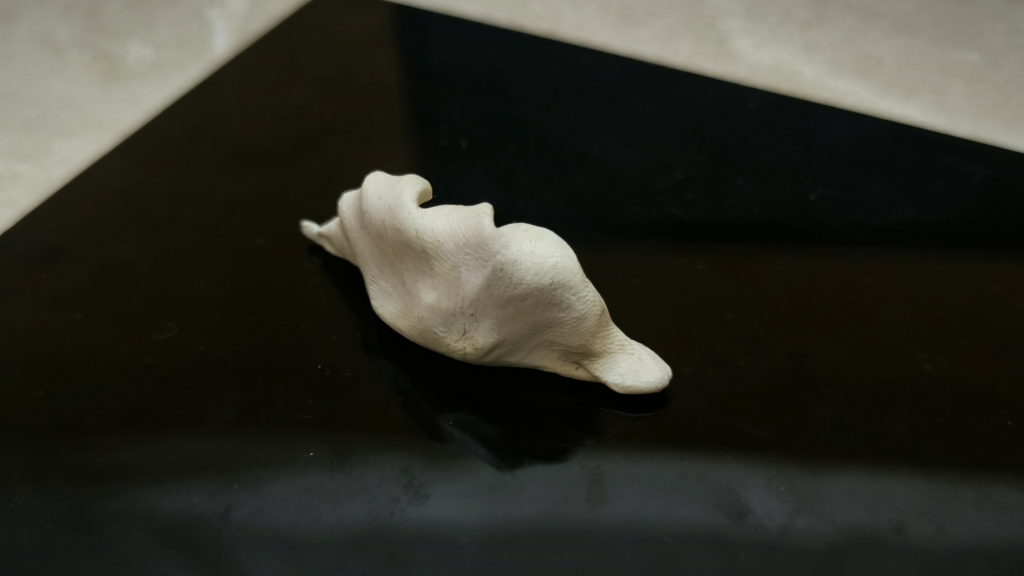
#> input picture images/img_01.jpg, 4096 x 2304 px, given as the content of the folder ../images/img_01.jpg, which was not available (shown at 1/4 size)
$ python make_masks.py ../images/img_01.jpg
#> lines starting #> are read from the running program, lines starting #| are printed output that depends on the picture; after the words box and inside, x2 and y2 are one past the last pixel; in counts of white or black regions, pixels touching at a corner belong together
#!/usr/bin/env python3
"""Segment the clay object from each photo (white object on black tablet).

The photos look like the object/tablet was rotated between shots (turntable style),
so the background (counter, room-light bokeh, mirror reflections) is NOT rigid
with the object. We mask everything except the object so that SfM and MVS only
use object pixels.

Method: IS-Net salient-object segmentation (rembg), then remove dark pixels
(the black mirror reflection under the object) and keep the largest blob.

Outputs:
  masks/<name>.png          binary mask (255 = object), full resolution
  work/mask_preview.jpg     contact sheet for visual checking
"""
import sys
from pathlib import Path

import cv2
import numpy as np


_SESSION = None


def segment(img):
    """rembg (IS-Net) saliency mask -> largest blob -> drop mirror reflection."""
    global _SESSION
    from rembg import new_session, remove
    if _SESSION is None:
        _SESSION = new_session("isnet-general-use")
    h, w = img.shape[:2]
    s = 1024 / max(h, w)
    small = cv2.resize(img, None, fx=s, fy=s, interpolation=cv2.INTER_AREA)
    alpha = remove(cv2.cvtColor(small, cv2.COLOR_BGR2RGB), session=_SESSION, only_mask=True)
    alpha = np.asarray(alpha)
    m = (alpha > 127).astype(np.uint8) * 255
    # the mirror reflection on the black tablet is dark: drop very dark pixels
    gray = cv2.cvtColor(small, cv2.COLOR_BGR2GRAY)
    m[gray < 60] = 0
    # warm bokeh discs from room lights are saturated; the clay is not
    hsv = cv2.cvtColor(small, cv2.COLOR_BGR2HSV)
    m[(hsv[..., 1] > 100) & (hsv[..., 2] > 140)] = 0
    m = cv2.morphologyEx(m, cv2.MORPH_OPEN, np.ones((9, 9), np.uint8))
    n, lab, stats, _ = cv2.connectedComponentsWithStats(m, 8)
    if n <= 1:
        raise RuntimeError("no object found")
    m = np.where(lab == 1 + np.argmax(stats[1:, cv2.CC_STAT_AREA]), 255, 0).astype(np.uint8)
    cnts, _ = cv2.findContours(m, cv2.RETR_EXTERNAL, cv2.CHAIN_APPROX_NONE)
    m = cv2.drawContours(np.zeros_like(m), cnts, -1, 255, cv2.FILLED)
    return cv2.resize(m, (w, h), interpolation=cv2.INTER_LINEAR) > 127


def main(img_dir="images", out_dir="masks", preview="work/mask_preview.jpg", max_tiles="24"):
#> called with img_dir = '../images/img_01.jpg', out_dir = 'masks', preview = 'work/mask_preview.jpg', max_tiles = '24'
    out = Path(out_dir)
    out.mkdir(exist_ok=True)
    tiles = []
    for p in sorted(Path(img_dir).glob("*.jpg")):
        img = cv2.imread(str(p))
#> img is the input picture: shape (2304, 4096, 3); mean B, G, R 40.1, 48.5, 48.7
        if (out / f"{p.stem}.png").exists():
            m = cv2.imread(str(out / f"{p.stem}.png"), cv2.IMREAD_GRAYSCALE) > 127
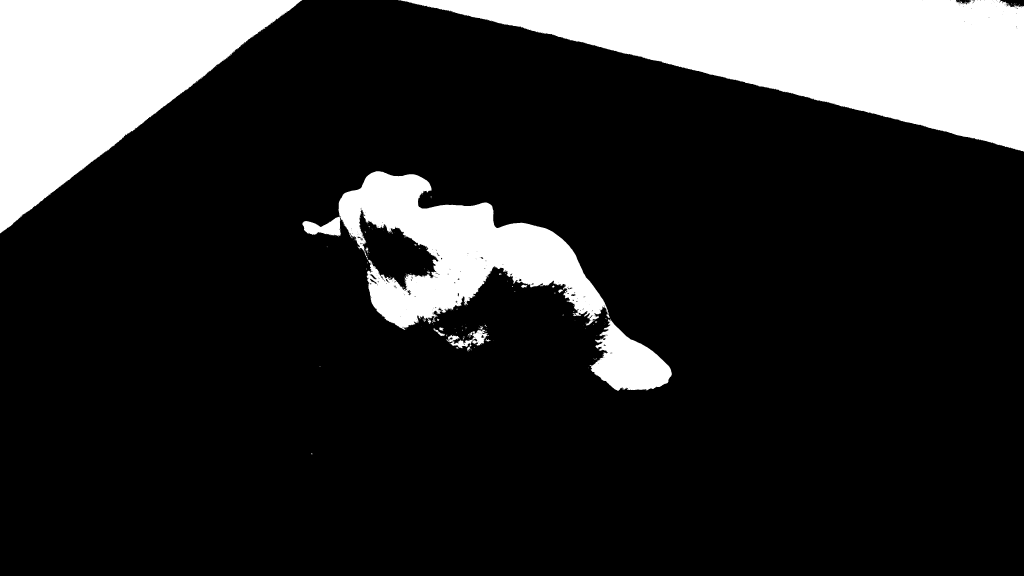
#> m: shape (2304, 4096) bool (shown at 1/4 size); 17.7% white; 286 white regions (259 under 20 px), largest, box (x1, y1, x2, y2) and area: (1602, 0, 4096, 606) 742202, (0, 0, 1209, 933) 562378, (1210, 685, 2440, 1320) 301984
        else:
            try:
                m = segment(img)
            except RuntimeError as e:
                print(p.name, "SKIPPED:", e, flush=True)
                continue
        mm = (m * 255).astype(np.uint8)
#> mm: shape (2304, 4096); 17.7% white; 286 white regions (259 under 20 px)
        cv2.imwrite(str(out / f"{p.stem}.png"), mm)
        vis = img.copy()
        vis[~m] = (vis[~m] * 0.25).astype(np.uint8)
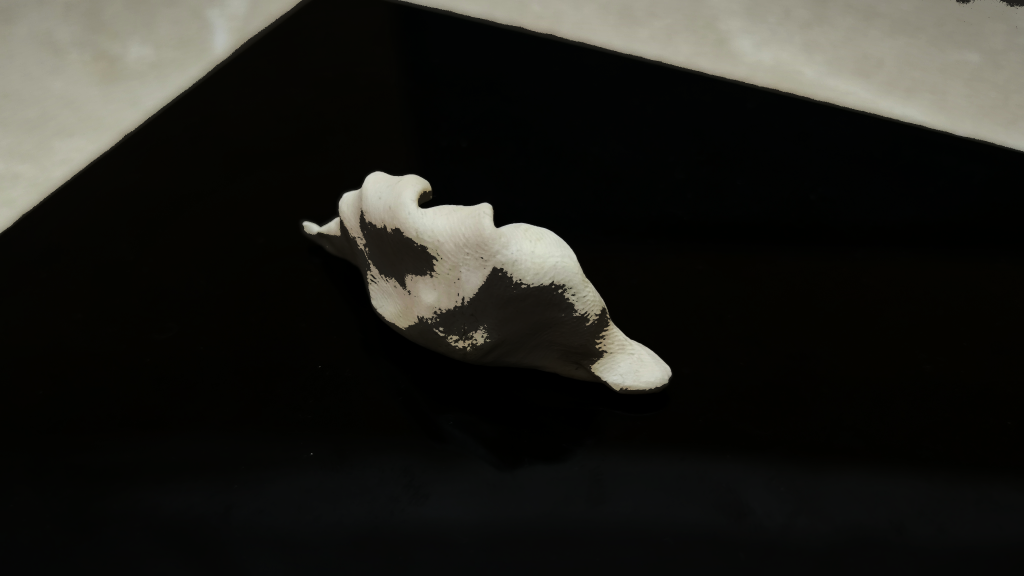
#> vis: shape (2304, 4096, 3) (shown at 1/4 size); mean B, G, R 29, 33.3, 33.7
        cnts, _ = cv2.findContours(mm, cv2.RETR_EXTERNAL, cv2.CHAIN_APPROX_NONE)
#> cnts = 281 contours, 258 with area under 20; largest, box (x1, y1, x2, y2) and area: (1602, 0, 4096, 606) 739405, (0, 0, 1209, 933) 560560, (1210, 685, 2440, 1320) 300810, (2359, 1277, 2687, 1563) 51397, (1802, 1305, 1950, 1393) 3702
        cv2.drawContours(vis, cnts, -1, (0, 255, 0), 6)
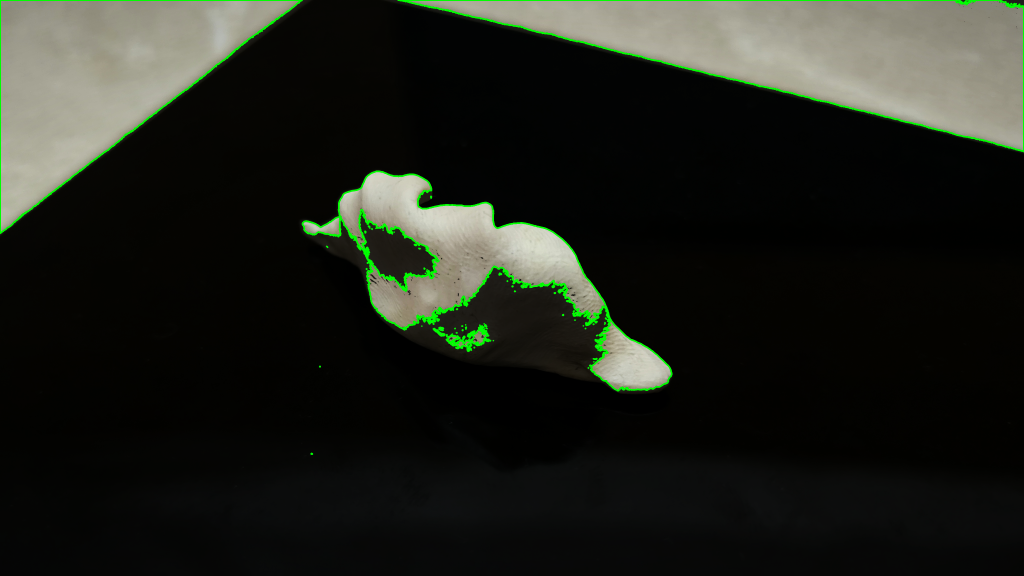
#> vis: shape (2304, 4096, 3) (shown at 1/4 size); mean B, G, R 28, 35.2, 32.4
        cv2.putText(vis, p.name, (40, 120), cv2.FONT_HERSHEY_SIMPLEX, 4, (0, 255, 255), 8)
        tiles.append(cv2.resize(vis, (640, 360)))
        print(p.name, f"{m.mean() * 100:.1f}% object", flush=True)
#| img_01.jpg 17.7% object
    if len(tiles) > int(max_tiles):
        step = len(tiles) / int(max_tiles)
        tiles = [tiles[int(i * step)] for i in range(int(max_tiles))]
    cols = 3 if len(tiles) <= 9 else 6
#> cols = 3
    while len(tiles) % cols:
        tiles.append(np.zeros_like(tiles[0]))
#> this loop made 2 passes
#> after the loop, tiles = 3 items
    rows = [np.hstack(tiles[i:i + cols]) for i in range(0, len(tiles), cols)]
#> rows = 1 item
    Path(preview).parent.mkdir(parents=True, exist_ok=True)
    cv2.imwrite(preview, np.vstack(rows))
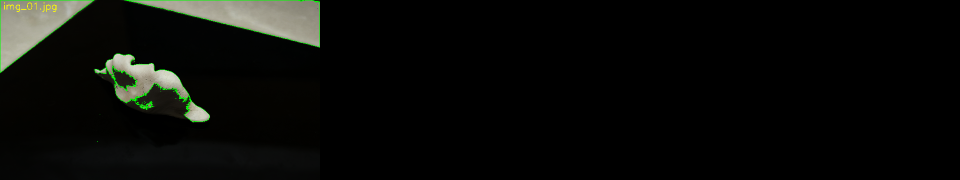
#> saved as mask_preview.jpg: shape (360, 1920, 3) (shown at 1/2 size); mean B, G, R 9.2, 11.8, 10.8


if __name__ == "__main__":
    main(*sys.argv[1:])

$ run again, on images/img_05.jpg
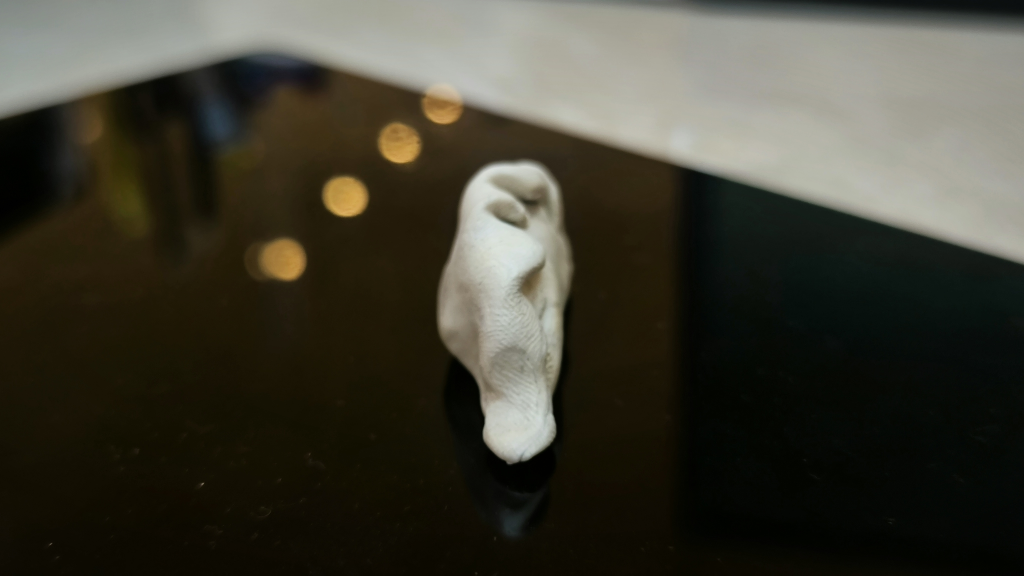
#> input picture images/img_05.jpg, 4096 x 2304 px, given as the content of the folder ../images/img_05.jpg, which was not available (shown at 1/4 size)
#> in main, img is the input picture: shape (2304, 4096, 3); mean B, G, R 49.9, 61.4, 63.4
#> in main, `m = cv2.imread(str(out / f"{p.stem}.png"), cv2.IMREAD_GRAYSCALE) > 127`:
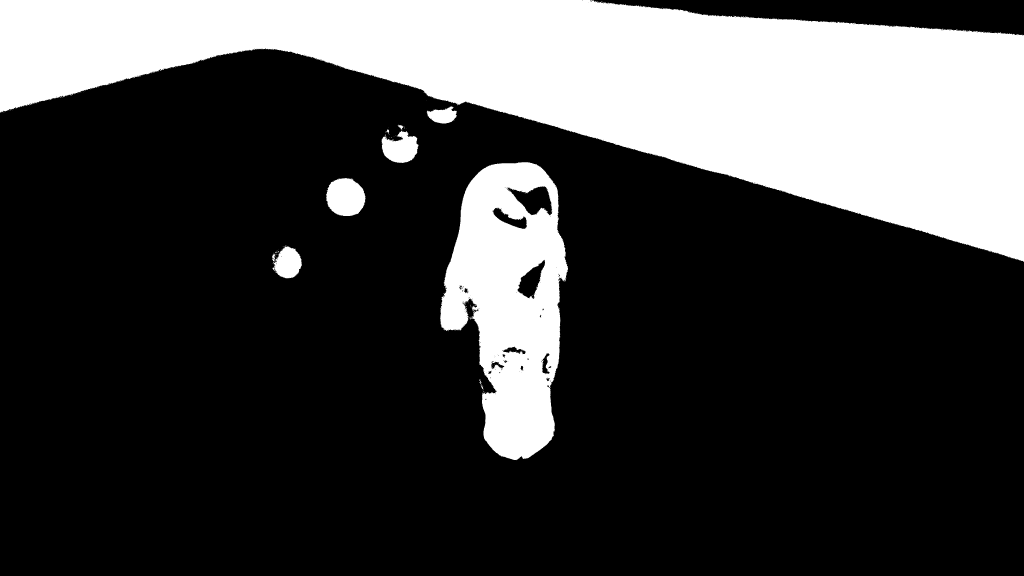
#> m: shape (2304, 4096) bool (shown at 1/4 size); 26.3% white; 185 white regions (173 under 20 px), largest, box (x1, y1, x2, y2) and area: (0, 0, 4096, 1047) 2049888, (1761, 649, 2272, 1841) 382673, (1304, 712, 1462, 864) 18757
#> mm: shape (2304, 4096); 26.3% white; 185 white regions (173 under 20 px)
#> cnts = 167 contours, 156 with area under 20; largest, box (x1, y1, x2, y2) and area: (0, 0, 4096, 1047) 2044754, (1761, 649, 2272, 1841) 409397, (1304, 712, 1462, 864) 18500, (1526, 523, 1674, 652) 12538, (1090, 986, 1208, 1113) 10100
#| img_05.jpg 26.3% object
#> cols = 3
#> the loop in main, `while len(tiles) % cols:` made 2 passes
#> after the loop in main, `while len(tiles) % cols:`: tiles = 3 items
#> rows = 1 item
#> in main, `cv2.imwrite(preview, np.vstack(rows))`:
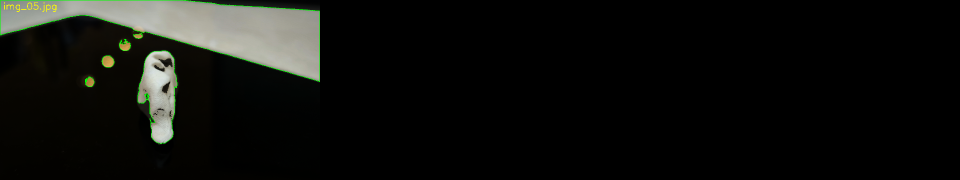
#> saved as mask_preview.jpg: shape (360, 1920, 3) (shown at 1/2 size); mean B, G, R 14, 16.8, 16

$ run again, on images/img_06.jpg
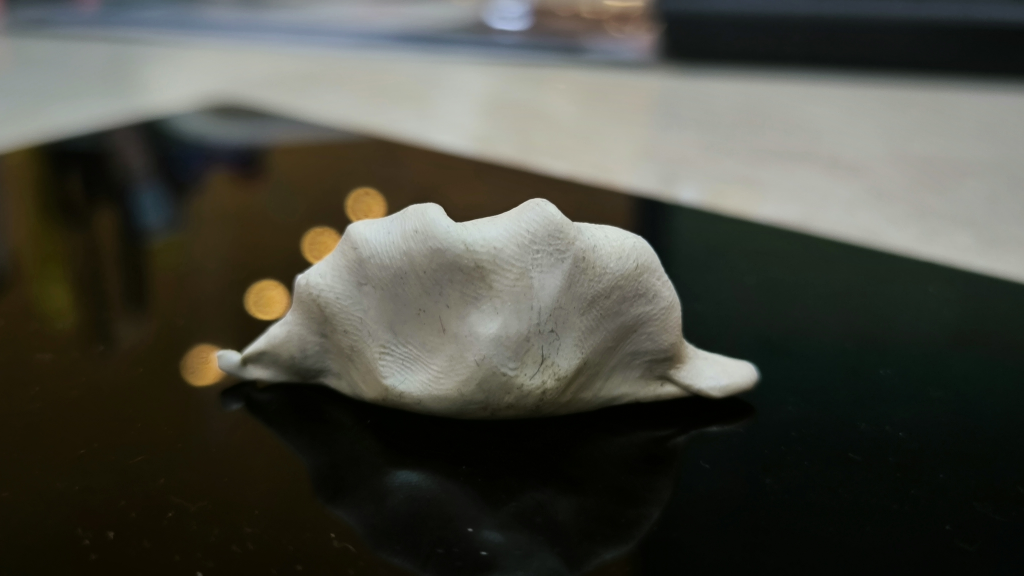
#> input picture images/img_06.jpg, 4096 x 2304 px, given as the content of the folder ../images/img_06.jpg, which was not available (shown at 1/4 size)
#> in main, img is the input picture: shape (2304, 4096, 3); mean B, G, R 65.4, 73.8, 73.4
#> in main, `m = cv2.imread(str(out / f"{p.stem}.png"), cv2.IMREAD_GRAYSCALE) > 127`:
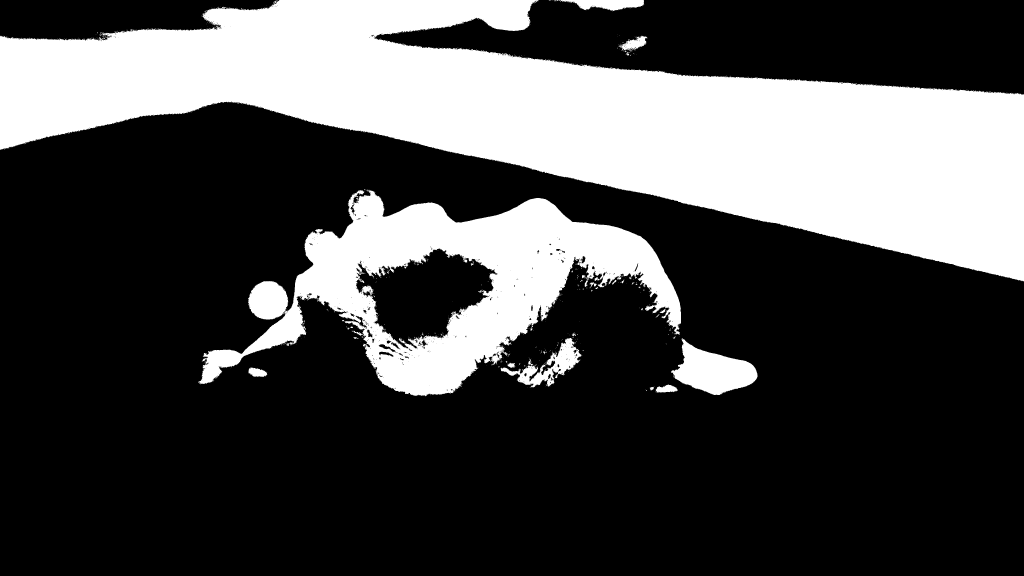
#> m: shape (2304, 4096) bool (shown at 1/4 size); 29.2% white; 814 white regions (764 under 20 px), largest, box (x1, y1, x2, y2) and area: (0, 0, 4096, 1125) 2082115, (792, 759, 2724, 1585) 586012, (2685, 1354, 3030, 1580) 42627
#> mm: shape (2304, 4096); 29.2% white; 814 white regions (764 under 20 px)
#> cnts = 647 contours, 613 with area under 20; largest, box (x1, y1, x2, y2) and area: (0, 0, 4096, 1125) 2076184, (792, 759, 2724, 1585) 713557, (2685, 1354, 3030, 1580) 42188, (2003, 1352, 2326, 1550) 18652, (2242, 0, 2577, 45) 8844
#| img_06.jpg 29.2% object
#> cols = 3
#> the loop in main, `while len(tiles) % cols:` made 2 passes
#> after the loop in main, `while len(tiles) % cols:`: tiles = 3 items
#> rows = 1 item
#> in main, `cv2.imwrite(preview, np.vstack(rows))`:
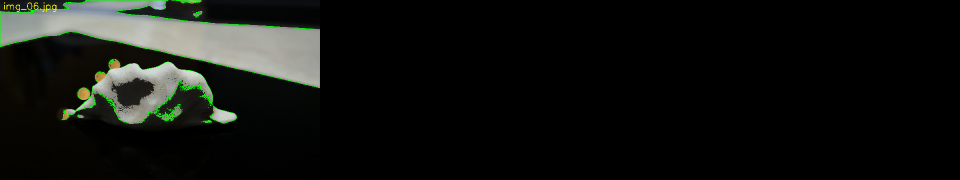
#> saved as mask_preview.jpg: shape (360, 1920, 3) (shown at 1/2 size); mean B, G, R 16.4, 19.5, 17.7
